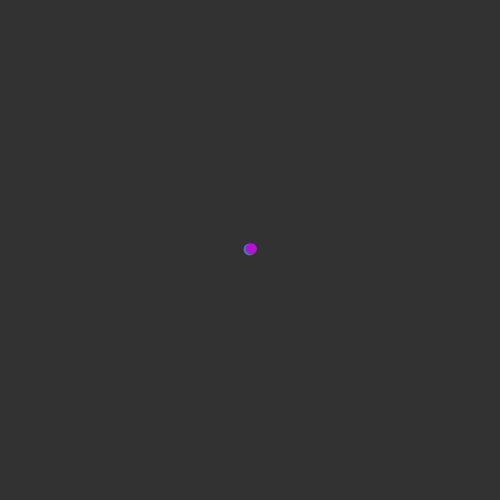
Frame 1 (no input)
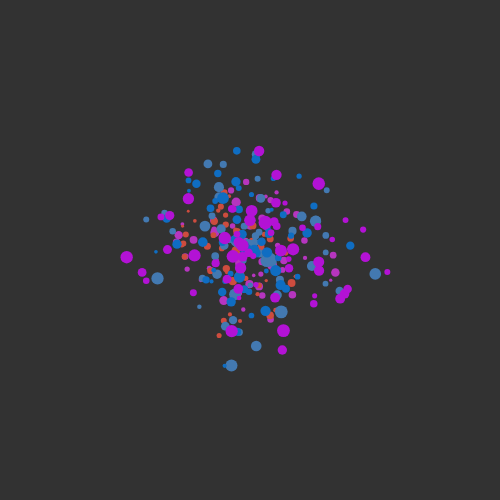
Frame 60 (no input)
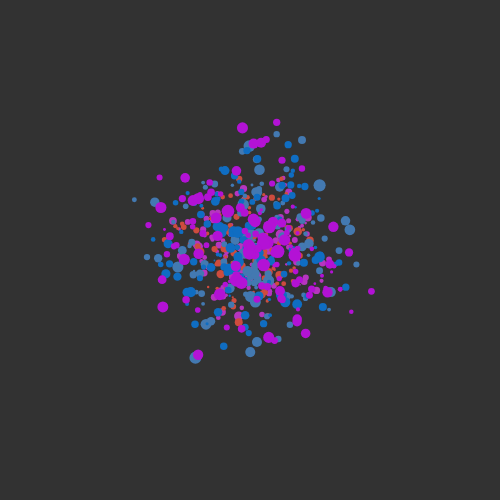
Frame 120 (the mouse pressed at the canvas centre since frame 60)

The p5.js sketch that drew these frames (run headless with seeded random() and noise() and a simulated clock; from frame 60 on, the mouse is pressed at the canvas centre):

// p5.js sketch
// ── sketch.js
let pSystems = [];

function setup(){
  createCanvas(500,500);
  background(50);

  pSystems.push( new ParticleSystem(width/2, height/2));
  pSystems.push( new ParticleSystem(width/2, height/2));
  pSystems.push( new ParticleSystem(width/2, height/2));
  pSystems.push( new ParticleSystem(width/2, height/2));
  pSystems.push( new ParticleSystem(width/2, height/2));

}

function draw(){
  background(50);

  for(let i = 0;i<pSystems.length;i++){
    let ps = pSystems[i];
    ps.generate();
    ps.display();
    ps.limitParticles();
  }

}

class Particle {
  constructor(_pos) {
    this.pos = _pos.copy();
    this.vel = new p5.Vector();
    this.acc = new p5.Vector();
    this.mass = random(2, 5);
    this.rad = this.mass;
    this.lifespan = 1.0;
    this.lifeReduction = random(0.001, 0.007);
    this.isDone = false;
  }
  setVelocity( _vel ) {
    this.vel = _vel.copy();
    return this; // ***
  }
  update() {
    // pos
    this.vel.add(this.acc);
    this.pos.add(this.vel);
    this.acc.mult(0);
    this.vel.rotate(0.05)
    // size
    this.rad = this.mass;
  }
  live(){
    this.lifespan -= this.lifeReduction;
    if(this.lifespan <= 0){
      this.lifespan = 0;
      this.isDone = true;
    }
  }
  slowDown() {
    this.vel.mult(0.98);
  }
  display() {
    push();
    translate(this.pos.x, this.pos.y);
    scale(this.lifespan);
    // fill(255);
    // noStroke();
    ellipse(0,0, this.rad*2, this.rad*2);
    pop();
  }
  run() {
    this.update();
    this.display();
  }
}

class ParticleSystem{
  constructor(x, y) {
    this.pos = new  p5.Vector(x,y);
    this.particles = [];
    this.clr = color(random(255),random(255),random(255));
    this.scl = random(0.8, 1.5)

  }
  generate(){
    let p = new Particle( new p5.Vector(0,0) );
    p.setVelocity( new p5.Vector(random(-3,3),random(-3,3)) );
    this.particles.push( p );

  }
  limitParticles(){
    for(let i = this.particles.length - 1; i>=0; i--){
      let p = this.particles[i];
      if(p.isDone){
        this.particles.splice(i,1);
      }
    }
    // limit the number of the particles
    while (this.particles.length > 500) {
      this.particles.splice(0, 1);
    }

  }
 display() {
    // genetate

    push();
    translate(this.pos.x, this.pos.y);
    scale(this.scl)
    // rotate(frameCount * 0.01);
    // update and display
    noStroke();
    fill(this.clr)
    for (let i = 0; i < this.particles.length; i++) {
      let p = this.particles[i];
      p.slowDown();
      p.update();
      p.live();
      p.display();
    }
    pop();


  }


}











// :D
